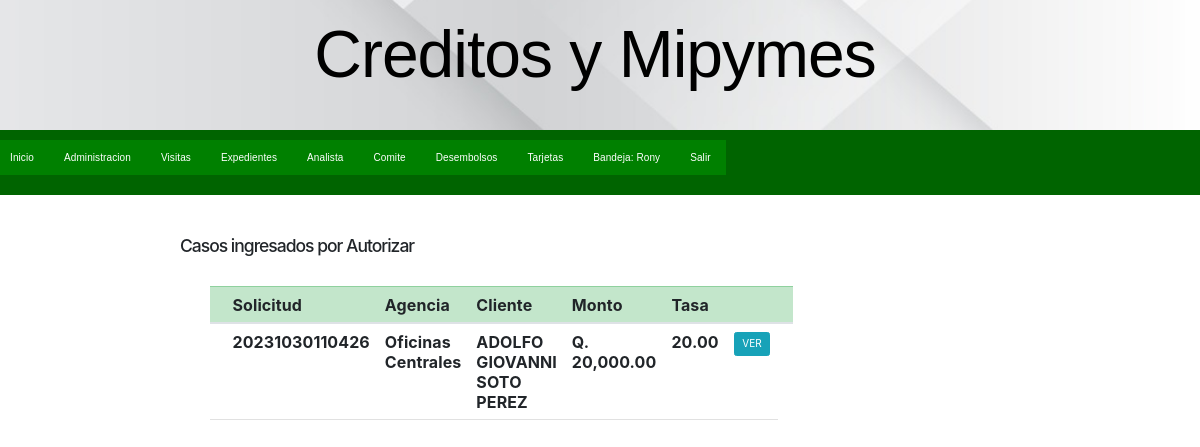
The page /rsupervisor.php (signed in) on the database its author committed.
### tables this page shows
CREATE TABLE `solicitudes` (
  `id_solicitud` int(11) NOT NULL,
  `solicitud` varchar(20) NOT NULL,
  `fechahora` timestamp NULL DEFAULT current_timestamp(),
  `garntia` varchar(20) NOT NULL,
  `id_sector` int(3) NOT NULL,
  `sector` varchar(30) NOT NULL,
  `id_supervisor` int(3) NOT NULL,
  `supervisor` varchar(50) NOT NULL,
  `id_agencia` int(3) NOT NULL,
  `agencia` varchar(30) NOT NULL,
  `subproducto` varchar(30) NOT NULL,
  `ncliente` varchar(90) NOT NULL,
  `dpicliente` varchar(20) NOT NULL,
  `dpiletras` varchar(150) NOT NULL,
  `fnac` date NOT NULL,
  `edad` int(3) NOT NULL,
  `direccion` varchar(500) NOT NULL,
  `municipio` varchar(50) NOT NULL,
  `departamento` varchar(40) NOT NULL,
  `genero` varchar(10) NOT NULL,
  `ecivil` varchar(15) NOT NULL,
  `nacionalidad` varchar(30) NOT NULL,
  `profesion` varchar(80) NOT NULL,
  `ltrabajo` varchar(80) NOT NULL,
  `fingreso` date NOT NULL,
  `tiempolaboral` decimal(6,0) NOT NULL,
  `puesto` varchar(80) NOT NULL,
  `ingresos` decimal(20,2) NOT NULL,
  `montosolicitado` decimal(20,2) NOT NULL,
  `plazomeses` int(3) NOT NULL,
  `tasa` decimal(10,2) NOT NULL,
  `cuota` decimal(20,2) NOT NULL,
  `prospeccion` decimal(5,2) NOT NULL,
  `Comentarios` varchar(5000) NOT NULL,
  `estado` varchar(50) NOT NULL,
  `testigo` varchar(100) NOT NULL,
  `dpitestigo` varchar(20) NOT NULL,
  `dpitestigoletras` varchar(150) NOT NULL,
  `usatestigo` tinyint(1) NOT NULL,
  `ugarantia` tinyint(1) NOT NULL,
  `codgarantia` int(2) NOT NULL,
  `tgarantia` varchar(50) NOT NULL,
  `nomgarantia` varchar(70) NOT NULL,
  `fnacgarantia` date NOT NULL,
  `edadgarantia` int(3) NOT NULL,
  `direcciongarantia` varchar(150) NOT NULL,
  `municipio1` varchar(50) NOT NULL,
  `departamento1` varchar(50) NOT NULL,
  `generogarantia` varchar(20) NOT NULL,
  `ecivilgarantia` varchar(20) NOT NULL,
  `nacionalidadgarantia` varchar(50) NOT NULL,
  `profesiongarantia` varchar(80) NOT NULL,
  `trabajogarantia` varchar(150) NOT NULL,
  `finiciogarantia` date NOT NULL,
  `tlabgarantia` int(3) NOT NULL,
  `puestogarantia` varchar(80) NOT NULL,
  `ingresosgarantia1` decimal(20,2) NOT NULL,
  `dpigarantia` varchar(20) NOT NULL,
  `dpiletrasgarantia` varchar(150) NOT NULL,
  `usatestigo1` tinyint(1) NOT NULL,
  `testigo1` varchar(80) NOT NULL,
  `dpitestigo1` varchar(20) NOT NULL,
  `dpitestigoletras1` varchar(150) NOT NULL,
  `analista` varchar(20) NOT NULL,
  `fechapago` int(2) NOT NULL,
  `destino` varchar(80) NOT NULL,
  `acta` int(6) NOT NULL,
  `fechacomite` timestamp NOT NULL DEFAULT current_timestamp(),
  `punto` varchar(10) NOT NULL,
  `inciso` varchar(5) NOT NULL,
  `usuarioingreso` varchar(20) NOT NULL,
  `correoingreso` varchar(100) NOT NULL,
  `correosupervisor` varchar(100) NOT NULL,
  `correoanalista` varchar(100) NOT NULL,
  `fechaanalisis` timestamp(6) NOT NULL DEFAULT '0000-00-00 00:00:00.000000',
  `promotor` varchar(40) NOT NULL
);

### src/rsupervisor.php (the view, shortened to what this page needs)
<?php require( 'templates/header.php' ); ?>
<?php require( 'init.php' ); ?>
<!DOCTYPE html>
<html lang="en">
    <head>
        <link href="assets/bootstrap.min.css" rel="stylesheet">
        <link href="assets/bootstrap.min.css" rel="stylesheet">
    </head>
    <body background= "">
      <h3>Casos ingresados por Autorizar</h3>
            <div class="container mt-5">
                        <div class="col-md-8">
                            <table class="table" >
                                <thead class="table-success table-striped" >
                                    <tr>
                                        <th></th>
                                        <th>Solicitud</th>
                                        <th>Agencia</th>
                                        <th>Cliente</th>
                                        <th>Monto</th>
                                        <th>Tasa</th>
                                        <th></th>
                                        <th></th>
                                    </tr>
                                </thead>
                                <tbody>
                                        <?php
                                        $con=$app_db;
                                        $sql = "SELECT * FROM solicitudes WHERE estado='Ingresado'";
                                        $query = mysqli_query($con, $sql);
                                        while ($row = mysqli_fetch_array($query)) {
                                        ?>
                                            <tr>
                                                <th></th>
                                                <th><?php  echo $row['solicitud']?></th>
                                                <th><?php  echo $row['agencia']?></th>
                                                <th><?php  echo $row['ncliente']?></th>
                                                <th><?php  echo "Q. ".$formateado = number_format($row['montosolicitado'], 2, '.', ',')?></th>
                                                <th><?php  echo $row['tasa']?></th>
                                                <th><a href="autsup.php?expediente= <?php echo $row['solicitud'] ?>"  class="btn btn-info">VER</a></th>
                                            </tr>
                                        <?php
                                            }
                                        ?>
                                </tbody>
                            </table>
                        </div>
                    </div>
            </div>
    </body>
</html>

### src/assets/style.css (style rules this page uses)
*, *:after, *:before { box-sizing: inherit; }
html { box-sizing: border-box; font-size: 62.5%; }
body { color: #000000; font-family: 'Roboto', 'Helvetica Neue', 'Helvetica', 'Arial', sans-serif; font-size: 1.6em; font-weight: 300; letter-spacing: .01em; line-height: 1.6; margin:0; }
.container { margin: 0 auto; max-width: 112.0rem; padding: 0 2.0rem; position: relative; width: 100%; }
a { color: #9b4dca; text-decoration: none; }
blockquote, dl, figure, form, ol, p, pre, table, ul { margin-bottom: 2.5rem; }
table { border-spacing: 0; width: 100%; }
td, th { border-bottom: 0.1rem solid #e1e1e1; padding: 1.2rem 1.5rem; text-align: left; }
td:first-child, th:first-child { padding-left: 0; }
td:last-child, th:last-child { padding-right: 0; }
h1, h2, h3, h4, h5, h6 { font-weight: 300; letter-spacing: -.1rem; margin-bottom: 2.0rem; margin-top: 0; }
h3 { font-size: 2.8rem; line-height: 1.3; }

### src/templates/header.php (style rules this page uses)
* { padding: 0px; margin:0px; }

### rows shown on the page
solicitudes: solicitud "20231030110426", agencia "Oficinas Centrales", ncliente "ADOLFO GIOVANNI SOTO PEREZ", montosolicitado "20,000.00", tasa "20.00"

### other values the page prints
$_SESSION	['username'] "Rony"
